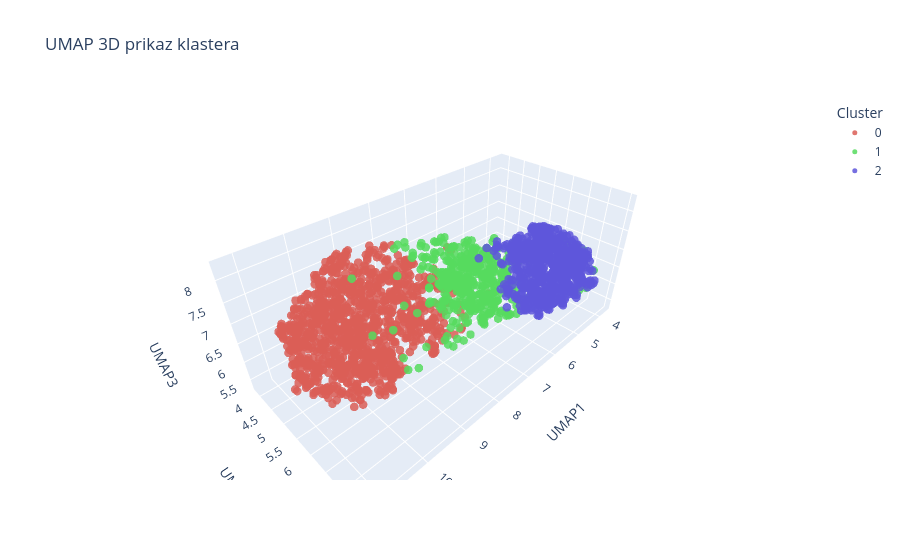

The cell this chart's notebook holds for it:
### Code cell
draw_umap_2d_3d(cluster_labels, df_Divisive_dend)

### Figure 1 — Plotly figure (JSON) as saved in the notebook; plotly's stock layout.template omitted (floating-point values rounded to 4 significant figures; data arrays with more than 128 entries replaced by an {"elided": "..."} marker saying what was removed)
{"data": [{"hovertemplate": "Cluster=0<br>UMAP1=%{x}<br>UMAP2=%{y}<br>UMAP3=%{z}<extra></extra>", "legendgroup": "0", "marker": {"color": "rgb(219,94,86)", "opacity": 0.85, "size": 5, "symbol": "circle"}, "mode": "markers", "name": "0", "scene": "scene", "showlegend": true, "type": "scatter3d", "x": {"elided": "1109 float values"}, "y": {"elided": "1109 float values"}, "z": {"elided": "1109 float values"}}, {"hovertemplate": "Cluster=1<br>UMAP1=%{x}<br>UMAP2=%{y}<br>UMAP3=%{z}<extra></extra>", "legendgroup": "1", "marker": {"color": "rgb(86,219,94)", "opacity": 0.85, "size": 5, "symbol": "circle"}, "mode": "markers", "name": "1", "scene": "scene", "showlegend": true, "type": "scatter3d", "x": {"elided": "415 float values"}, "y": {"elided": "415 float values"}, "z": {"elided": "415 float values"}}, {"hovertemplate": "Cluster=2<br>UMAP1=%{x}<br>UMAP2=%{y}<br>UMAP3=%{z}<extra></extra>", "legendgroup": "2", "marker": {"color": "rgb(94,86,219)", "opacity": 0.85, "size": 5, "symbol": "circle"}, "mode": "markers", "name": "2", "scene": "scene", "showlegend": true, "type": "scatter3d", "x": {"elided": "610 float values"}, "y": {"elided": "610 float values"}, "z": {"elided": "610 float values"}}], "layout": {"autosize": true, "legend": {"title": {"text": "Cluster"}, "tracegroupgap": 0}, "scene": {"aspectmode": "auto", "aspectratio": {"x": 1.709, "y": 0.8476, "z": 0.6904}, "domain": {"x": [0, 1], "y": [0, 1]}, "xaxis": {"title": {"text": "UMAP1"}, "type": "linear"}, "yaxis": {"title": {"text": "UMAP2"}, "type": "linear"}, "zaxis": {"title": {"text": "UMAP3"}, "type": "linear"}}, "title": {"text": "UMAP 3D prikaz klastera"}}}
